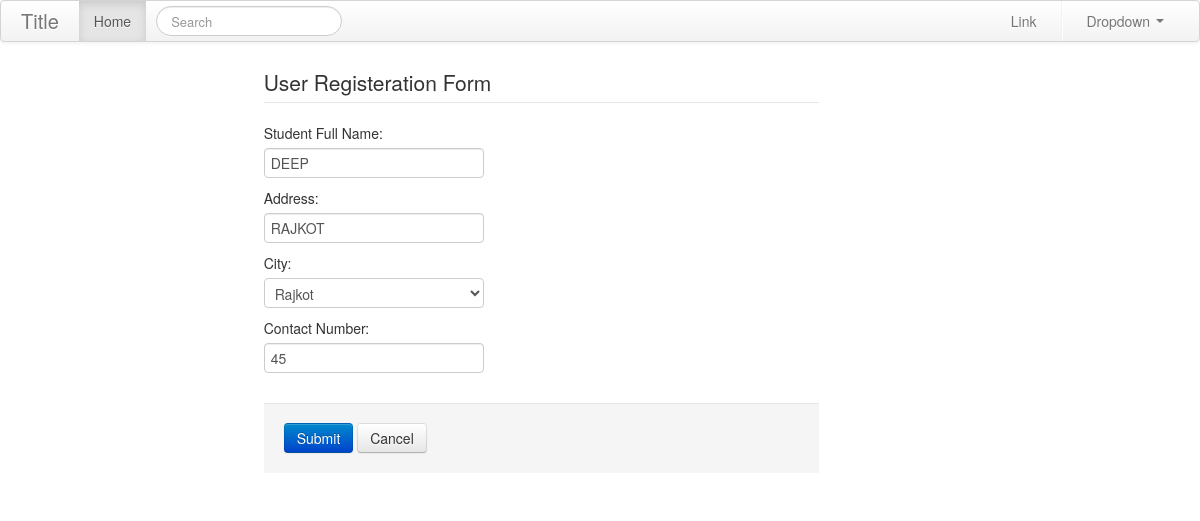
Page /about/2/ on the committed database.
### blog1/models.py (models this page shows, shortened)
class studInfo(models.Model):
    rno = models.AutoField(primary_key=True,verbose_name="Roll Number.")
    rname = models.CharField(max_length=150, verbose_name="Student Name")
    raddress = models.CharField( max_length=255, verbose_name="Address")
    rcity = models.CharField(default="Rajkot",choices=city,max_length=50,verbose_name="City")
    rphone = models.IntegerField(blank=True,null=True,verbose_name="Contact Number")
    class Meta:
        verbose_name = "Student Information"
        verbose_name_plural = "Student's Information"

### blog1/views.py (the view)
# urls.py: url(r'^about/(?P<rno>\d+)/$', views.about, name='about'),
def about(request,rno):
    instance = studInfo.objects.get(rno=rno)
    about_us_frm = dataForm(request.POST or None,instance=instance)
    if about_us_frm.is_valid():
        about_us_frm.save()
    context = {
        'title': 'About Us',
        'about_us_frm':about_us_frm,
        }
    return render(request, 'about.html',context )

### blog1/forms.py
class dataForm(forms.ModelForm):
    rname = forms.CharField(
        label="Student Full Name",
        max_length=150,
        min_length=10,
        required=True,
        error_messages={
            "required":"Name field is required",
            "min_length":"Please Input min 10 Characters"
            })
    class Meta:
        model = studInfo
        fields = '__all__'

### templates/about.html (shortened to what this page needs)
{% extends "main.html" %}
{% block content %}
<div class="container">
    <div class="row-fluid">
        <div class="span10">
            <div class="row-fluid">
                <div class="span3">
                </div>
                <div class="span7">
                    <legend> User Registeration Form </legend>
                    <form action="" method="POST">
                        <div class="controls">
                            {{ about_us_frm }}
                        </div>
                        <div class="form-actions">
                            <input type="submit" value="Submit" class="btn btn-primary">
                            <input type="reset" value="Cancel" class="btn">
                        </div>
                    </form>
                </div>
            </div>
        </div>
    </div>
</div>
<!DOCTYPE html>
<html lang="en">
<head>
</head>
<body>
</body>
</html>
{% endblock content %}

### rows in the picture
studInfo: rname "DEEP", raddress "RAJKOT", rcity "Rajkot", rphone "45"
